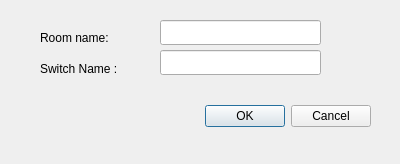
<?xml version="1.0" encoding="UTF-8"?>
<ui version="4.0">
 <class>Config</class>
 <widget class="QDialog" name="Config">
  <property name="geometry">
   <rect>
    <x>0</x>
    <y>0</y>
    <width>400</width>
    <height>164</height>
   </rect>
  </property>
  <property name="windowTitle">
   <string>Dialog</string>
  </property>
  <widget class="QDialogButtonBox" name="buttonBox">
   <property name="geometry">
    <rect>
     <x>30</x>
     <y>100</y>
     <width>341</width>
     <height>32</height>
    </rect>
   </property>
   <property name="orientation">
    <enum>Qt::Horizontal</enum>
   </property>
   <property name="standardButtons">
    <set>QDialogButtonBox::Cancel|QDialogButtonBox::Ok</set>
   </property>
  </widget>
  <widget class="QLineEdit" name="lineEditRoom">
   <property name="geometry">
    <rect>
     <x>160</x>
     <y>20</y>
     <width>161</width>
     <height>25</height>
    </rect>
   </property>
  </widget>
  <widget class="QLabel" name="labelRoom">
   <property name="geometry">
    <rect>
     <x>40</x>
     <y>30</y>
     <width>101</width>
     <height>17</height>
    </rect>
   </property>
   <property name="text">
    <string>&lt;html&gt;&lt;head/&gt;&lt;body&gt;&lt;p&gt;Room name:&lt;/p&gt;&lt;/body&gt;&lt;/html&gt;</string>
   </property>
  </widget>
  <widget class="QLabel" name="labelSwitchName">
   <property name="geometry">
    <rect>
     <x>40</x>
     <y>60</y>
     <width>101</width>
     <height>17</height>
    </rect>
   </property>
   <property name="text">
    <string>Switch Name :</string>
   </property>
  </widget>
  <widget class="QLineEdit" name="lineEditSwitchName">
   <property name="geometry">
    <rect>
     <x>160</x>
     <y>50</y>
     <width>161</width>
     <height>25</height>
    </rect>
   </property>
  </widget>
 </widget>
 <resources/>
 <connections>
  <connection>
   <sender>buttonBox</sender>
   <signal>accepted()</signal>
   <receiver>Config</receiver>
   <slot>accept()</slot>
   <hints>
    <hint type="sourcelabel">
     <x>248</x>
     <y>254</y>
    </hint>
    <hint type="destinationlabel">
     <x>157</x>
     <y>274</y>
    </hint>
   </hints>
  </connection>
  <connection>
   <sender>buttonBox</sender>
   <signal>rejected()</signal>
   <receiver>Config</receiver>
   <slot>reject()</slot>
   <hints>
    <hint type="sourcelabel">
     <x>316</x>
     <y>260</y>
    </hint>
    <hint type="destinationlabel">
     <x>286</x>
     <y>274</y>
    </hint>
   </hints>
  </connection>
 </connections>
</ui>
